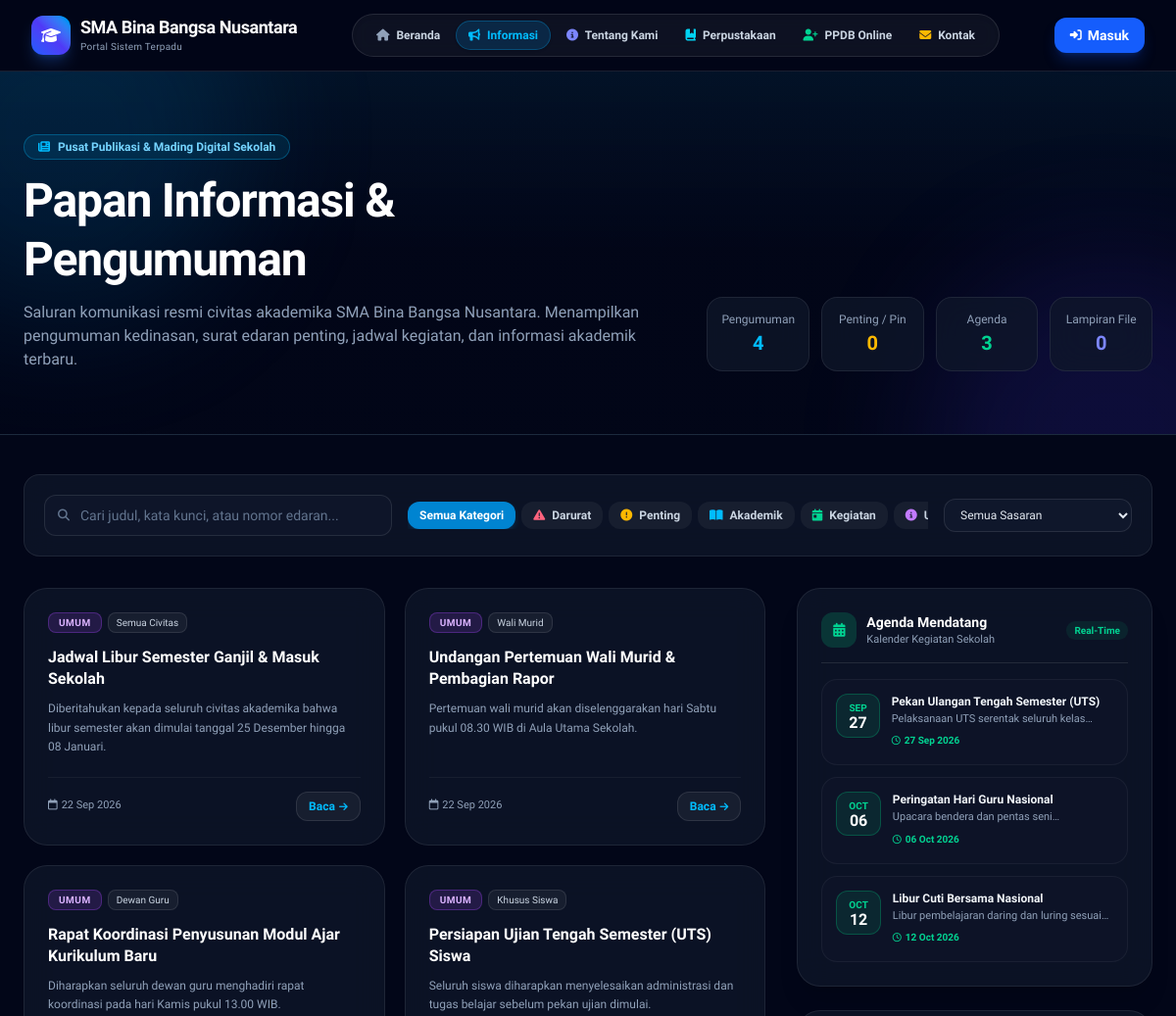
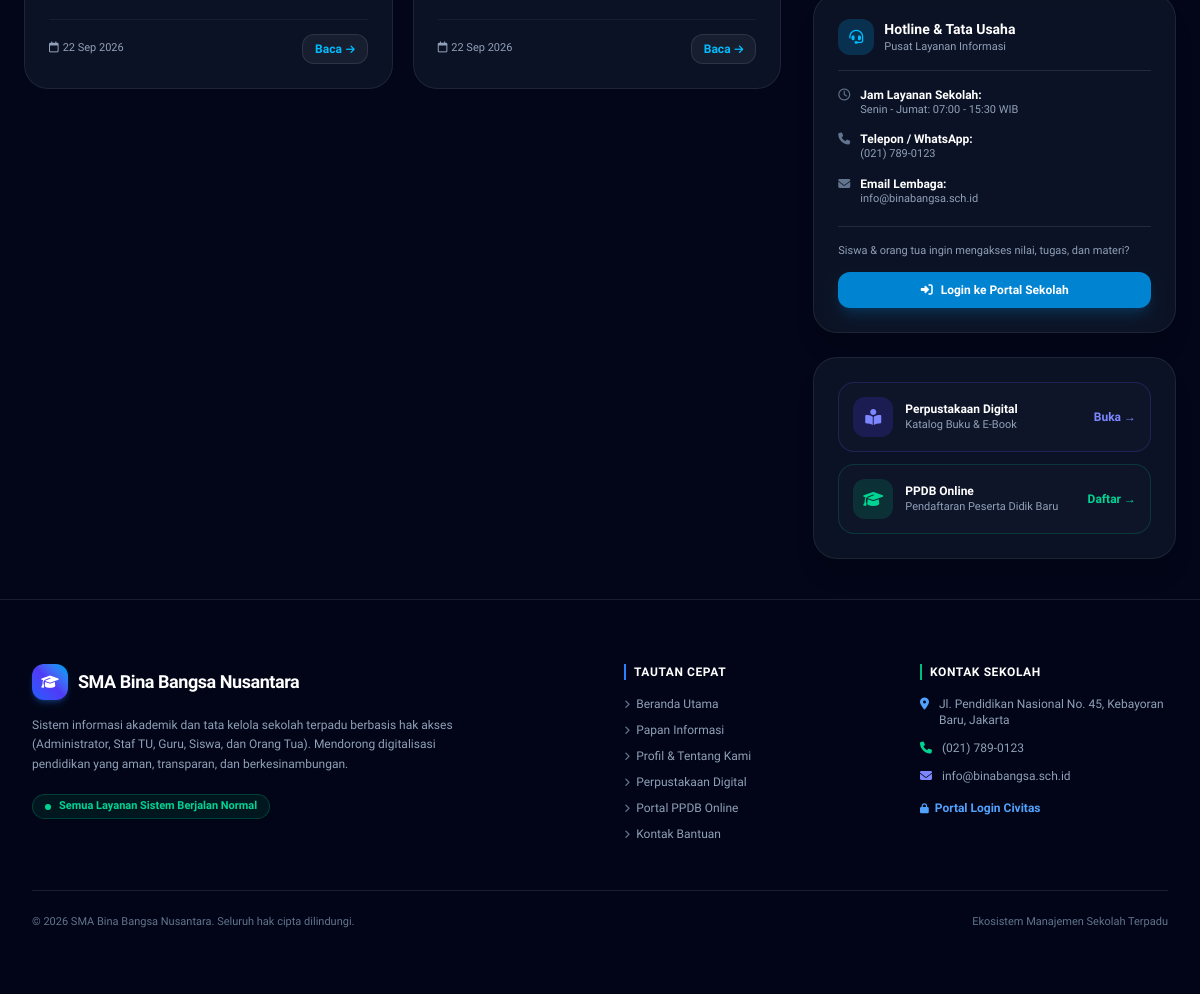
/informasi.php (signed in), run on the app's committed database (2 pictures, top to bottom).
### tables this page shows
CREATE TABLE IF NOT EXISTS `announcements` (
    `id` INT AUTO_INCREMENT PRIMARY KEY,
    `title` VARCHAR(200) NOT NULL,
    `content` TEXT NOT NULL,
    `target_role` ENUM('semua', 'guru', 'siswa', 'orang_tua', 'staf') NOT NULL DEFAULT 'semua',
    `class_id` INT DEFAULT NULL,
    `category` ENUM('umum', 'akademik', 'kegiatan', 'penting', 'darurat') NOT NULL DEFAULT 'umum',
    `is_pinned` TINYINT(1) NOT NULL DEFAULT 0,
    `attachment_url` VARCHAR(255) DEFAULT NULL,
    `status` ENUM('draft', 'published') NOT NULL DEFAULT 'published',
    `expires_at` DATETIME DEFAULT NULL,
    `event_id` INT DEFAULT NULL,
    `author_id` INT NOT NULL,
    `created_at` TIMESTAMP DEFAULT CURRENT_TIMESTAMP,
    `updated_at` TIMESTAMP DEFAULT CURRENT_TIMESTAMP ON UPDATE CURRENT_TIMESTAMP,
    CONSTRAINT `fk_announcements_author` FOREIGN KEY (`author_id`) REFERENCES `users` (`id`) ON DELETE CASCADE
);

CREATE TABLE IF NOT EXISTS `calendar_events` (
    `id` INT AUTO_INCREMENT PRIMARY KEY,
    `title` VARCHAR(200) NOT NULL,
    `description` TEXT DEFAULT NULL,
    `event_date` DATE NOT NULL,
    `end_date` DATE DEFAULT NULL,
    `category` ENUM('akademik', 'libur', 'kegiatan', 'ujian') NOT NULL DEFAULT 'kegiatan',
    `color` VARCHAR(20) DEFAULT 'blue',
    `created_by` INT NOT NULL,
    `created_at` TIMESTAMP DEFAULT CURRENT_TIMESTAMP,
    CONSTRAINT `fk_calendar_author` FOREIGN KEY (`created_by`) REFERENCES `users` (`id`) ON DELETE CASCADE
);

### informasi.php (the view, shortened to what the rows shown need)
<?php
require_once __DIR__ . '/config/database.php';
$announcements = [];
try {
    $stmt_ann = $pdo->prepare("
        SELECT a.*, u.name as author_name, u.role as author_role
        FROM announcements a
        LEFT JOIN users u ON a.author_id = u.id
        WHERE a.status = 'published'
          AND (a.expires_at IS NULL OR a.expires_at > NOW())
        ORDER BY a.is_pinned DESC, a.created_at DESC
    ");
    $stmt_ann->execute();
    $announcements = $stmt_ann->fetchAll(PDO::FETCH_ASSOC);
} catch (Exception $e) {}
$upcoming_events = [];
try {
    $stmt_ev = $pdo->prepare("
        SELECT * FROM calendar_events
        WHERE event_date >= CURRENT_DATE()
        ORDER BY event_date ASC
        LIMIT 6
    ");
    $stmt_ev->execute();
    $upcoming_events = $stmt_ev->fetchAll(PDO::FETCH_ASSOC);
} catch (Exception $e) {}
?>
<!DOCTYPE html>
<html lang="id" class="dark scroll-smooth">
<head>
    <script src="https://cdn.jsdelivr.net/npm/@tailwindcss/browser@4"></script>
    <link rel="stylesheet" href="https://cdn.jsdelivr.net/npm/@fortawesome/fontawesome-free@6.5.1/css/all.min.css">
</head>
<body class="min-h-screen bg-slate-950 text-slate-100 antialiased selection:bg-sky-500 selection:text-white flex flex-col justify-between">
    <main class="flex-1">
        <section class="relative overflow-hidden border-b border-white/10 bg-gradient-to-b from-sky-950/30 via-slate-950 to-slate-950 py-12 md:py-16">
            <div class="mx-auto max-w-7xl px-4 sm:px-6 relative z-10">
                <div class="flex flex-col md:flex-row md:items-end justify-between gap-6">
                    <div>
                        <h1 class="text-3xl sm:text-5xl font-extrabold text-white tracking-tight leading-tight">
                            Papan Informasi & Pengumuman
                        </h1>
                    </div>
                </div>
            </div>
        </section>
        <div class="mx-auto max-w-7xl px-4 sm:px-6 py-10">
            <div class="grid grid-cols-1 lg:grid-cols-12 gap-8 items-start">
                <div class="lg:col-span-8">
                    <?php if (empty($announcements)): ?>
                        <div class="glass-card rounded-3xl p-16 text-center">
                            <div class="mx-auto flex h-16 w-16 items-center justify-center rounded-2xl bg-white/5 text-slate-400 text-3xl mb-4">
                                <i class="fa-solid fa-inbox"></i>
                            </div>
                            <h3 class="text-lg font-bold text-white">Belum Ada Pengumuman Terbit</h3>
                            <p class="text-xs text-slate-400 mt-1 max-w-sm mx-auto">
                                Pengumuman resmi sekolah akan ditampilkan di sini saat telah dipublikasikan oleh administrator.
                            </p>
                        </div>
                    <?php else: ?>
                        <div id="announcementsList" class="grid grid-cols-1 sm:grid-cols-2 gap-5">
                            <?php foreach ($announcements as $ann):
                                $cat = $ann['category'] ?? 'umum';
                                $target = $ann['target_role'] ?? 'semua';
                                $cat_colors = [
                                    'darurat'  => 'bg-rose-500/15 text-rose-300 border-rose-500/30',
                                    'penting'  => 'bg-amber-500/15 text-amber-300 border-amber-500/30',
                                    'akademik' => 'bg-sky-500/15 text-sky-300 border-sky-500/30',
                                    'kegiatan' => 'bg-emerald-500/15 text-emerald-300 border-emerald-500/30',
                                    'umum'     => 'bg-purple-500/15 text-purple-300 border-purple-500/30',
                                ];
                                $cat_badge_color = $cat_colors[$cat] ?? $cat_colors['umum'];
                                $target_labels = [
                                    'semua'     => 'Semua Civitas',
                                    'siswa'     => 'Khusus Siswa',
                                    'orang_tua' => 'Wali Murid',
                                    'guru'      => 'Dewan Guru',
                                    'staf'      => 'Staf / Pegawai',
                                ];
                                $target_label = $target_labels[$target] ?? 'Umum';
                            ?>
                                <article class="announcement-item glass-card rounded-3xl p-6 hover:border-sky-500/40 hover:bg-slate-900/95 transition duration-300 flex flex-col justify-between group relative"
                                         data-category="<?= htmlspecialchars($cat) ?>"
                                         data-target="<?= htmlspecialchars($target) ?>"
                                         data-title="<?= htmlspecialchars(strtolower($ann['title'])) ?>"
                                         data-content="<?= htmlspecialchars(strtolower(strip_tags($ann['content']))) ?>">
                                    <div>
                                        <div class="flex items-center justify-between gap-2 mb-3.5">
                                            <div class="flex items-center gap-1.5 flex-wrap">
                                                <span class="rounded-lg border px-2.5 py-0.5 text-[10px] font-bold uppercase tracking-wider <?= $cat_badge_color ?>">
                                                    <?= htmlspecialchars(ucfirst($cat)) ?>
                                                </span>
                                                <span class="rounded-lg bg-white/5 border border-white/10 px-2 py-0.5 text-[10px] text-slate-300">
                                                    <?= htmlspecialchars($target_label) ?>
                                                </span>
                                            </div>
                                        </div>
                                        <h3 class="text-base font-bold text-white group-hover:text-sky-300 transition line-clamp-2 leading-snug cursor-pointer"
                                            onclick="openAnnouncementModal(<?= htmlspecialchars(json_encode($ann)) ?>)">
                                            <?= htmlspecialchars($ann['title']) ?>
                                        </h3>
                                        <p class="mt-2.5 text-xs text-slate-400 line-clamp-3 leading-relaxed">
                                            <?= htmlspecialchars(mb_strimwidth(strip_tags($ann['content']), 0, 160, '...')) ?>
                                        </p>
                                    </div>
                                    <div class="mt-5 pt-3.5 border-t border-white/5 flex items-center justify-between gap-2">
                                        <div class="text-[11px] text-slate-400 flex items-center gap-2.5">
                                            <span><i class="fa-regular fa-calendar mr-1"></i><?= date('d M Y', strtotime($ann['created_at'])) ?></span>
                                        </div>
                                        <button type="button" onclick="openAnnouncementModal(<?= htmlspecialchars(json_encode($ann)) ?>)"
                                                class="rounded-xl bg-white/5 group-hover:bg-sky-600/20 border border-white/10 group-hover:border-sky-500/30 px-3 py-1.5 text-xs font-bold text-sky-400 transition inline-flex items-center gap-1 cursor-pointer">
                                            <span>Baca</span>
                                            <i class="fa-solid fa-arrow-right text-[10px] group-hover:translate-x-0.5 transition"></i>
                                        </button>
                                    </div>
                                </article>
                            <?php endforeach; ?>
                        </div>
                    <?php endif; ?>
                </div>
                <div class="lg:col-span-4 space-y-6">
                    <div class="glass-card rounded-3xl p-6 shadow-xl border border-white/10">
                        <?php if (empty($upcoming_events)): ?>
                            <p class="text-xs text-slate-400 italic text-center py-4">Belum ada agenda terdekat dalam kalender.</p>
                        <?php else: ?>
                            <div class="space-y-3">
                                <?php foreach ($upcoming_events as $ev): ?>
                                    <div class="flex items-start gap-3 rounded-2xl bg-slate-900/60 border border-white/5 p-3.5 hover:border-emerald-500/30 transition">
                                        <div class="flex flex-col items-center justify-center rounded-xl bg-emerald-600/15 border border-emerald-500/30 px-3 py-1.5 text-center shrink-0">
                                            <span class="text-[10px] font-bold uppercase text-emerald-400"><?= date('M', strtotime($ev['event_date'])) ?></span>
                                            <span class="text-base font-extrabold text-white leading-none"><?= date('d', strtotime($ev['event_date'])) ?></span>
                                        </div>
                                        <div class="min-w-0 flex-1">
                                            <h4 class="text-xs font-bold text-slate-100 truncate"><?= htmlspecialchars($ev['title']) ?></h4>
                                            <?php if (!empty($ev['description'])): ?>
                                                <p class="text-[11px] text-slate-400 line-clamp-1 mt-0.5"><?= htmlspecialchars($ev['description']) ?></p>
                                            <?php endif; ?>
                                            <span class="inline-block mt-1 text-[10px] text-emerald-400 font-semibold">
                                                <i class="fa-regular fa-clock mr-1 text-[9px]"></i><?= date('d M Y', strtotime($ev['event_date'])) ?>
                                            </span>
                                        </div>
                                    </div>
                                <?php endforeach; ?>
                            </div>
                        <?php endif; ?>
                    </div>
                </div>
            </div>
        </div>
    </main>
</body>
</html>

### data on the page
announcements: category "UMUM", target_role "Semua Civitas", title "Jadwal Libur Semester Ganjil & Masuk Sekolah", content "Diberitahukan kepada seluruh civitas akademika bahwa libur semester akan dimulai tanggal 25 Desember hingga 08 Januari.", created_at "22 Sep 2026"
announcements: category "UMUM", target_role "Wali Murid", title "Undangan Pertemuan Wali Murid & Pembagian Rapor", content "Pertemuan wali murid akan diselenggarakan hari Sabtu pukul 08.30 WIB di Aula Utama Sekolah.", created_at "22 Sep 2026"
announcements: category "UMUM", target_role "Dewan Guru", title "Rapat Koordinasi Penyusunan Modul Ajar Kurikulum Baru", content "Diharapkan seluruh dewan guru menghadiri rapat koordinasi pada hari Kamis pukul 13.00 WIB.", created_at "22 Sep 2026"
announcements: category "UMUM", target_role "Khusus Siswa", title "Persiapan Ujian Tengah Semester (UTS) Siswa", content "Seluruh siswa diharapkan menyelesaikan administrasi dan tugas belajar sebelum pekan ujian dimulai.", created_at "22 Sep 2026"
calendar_events: event_date "SEP", event_date "27", title "Pekan Ulangan Tengah Semester (UTS)", description "Pelaksanaan UTS serentak seluruh…", event_date "27 Sep 2026"
calendar_events: event_date "OCT", event_date "06", title "Peringatan Hari Guru Nasional", description "Upacara bendera dan pentas…", event_date "06 Oct 2026"
calendar_events: event_date "OCT", event_date "12", title "Libur Cuti Bersama Nasional", description "Libur pembelajaran daring dan luring…", event_date "12 Oct 2026"

### other printed values
$school_name "SMA Bina Bangsa Nusantara"
$school_info['school_name'] "SMA Bina Bangsa Nusantara"
$stat_total_announcements "4"
$stat_urgent_count "0"
$stat_events_count "3"
$stat_attachment_count "0"
$school_info['school_phone'] "(021) 789-0123"
$school_info['school_email'] "info@binabangsa.sch.id"
$school_address "Jl. Pendidikan Nasional No. 45, Kebayoran Baru, Jakarta"
$school_phone "(021) 789-0123"
$school_email "info@binabangsa.sch.id"
